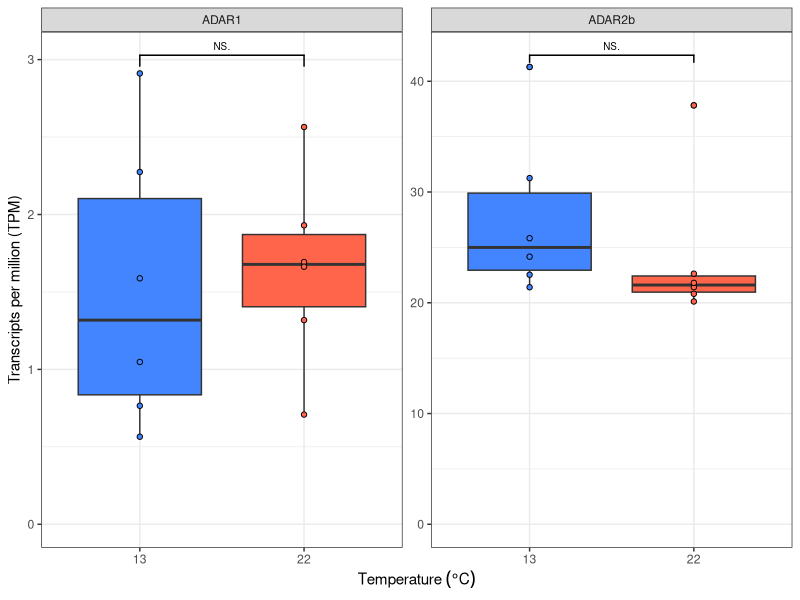
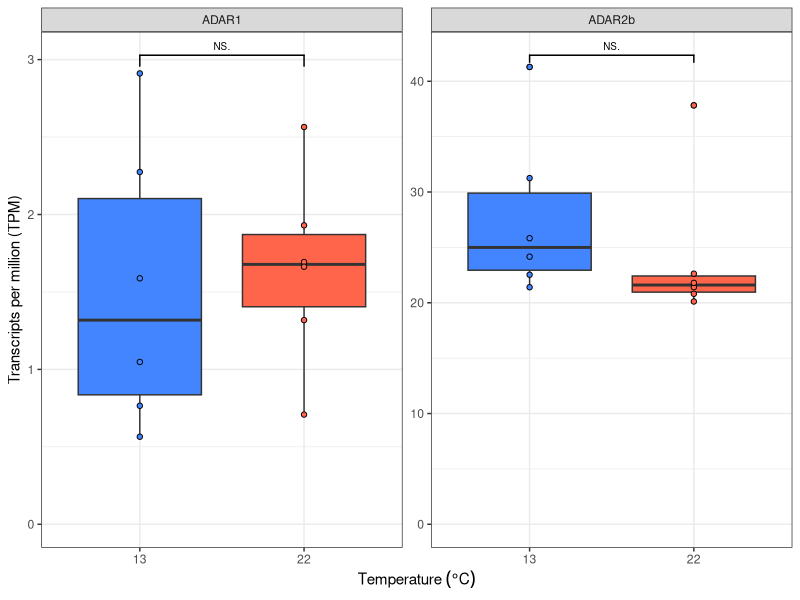

Recreate these plots in R, in order.
d = readxl::read_xlsx('Data/ADAR_Salmon_Temp2.xlsx')

d[grep('Cold', d$Sample), 'temp'] = 13
d[grep('Warm', d$Sample), 'temp'] = 22

d$temp = as.factor(d$temp)

library(ggplot2); library(ggsignif)
theme_set(theme_bw())

ggplot(d, aes(temp, TPM, fill = temp)) +
	geom_boxplot() +
	geom_point(shape = 21) +
	geom_signif(comparisons = list(1:2), test = 't.test', test.args = list(var.equal = TRUE), map_signif_level = c('****' = 0.0001, '***' = 0.001, '**' = 0.01, '*' = 0.05), color = 'black', textsize = 2.5) +
	scale_y_continuous(limits = c(0, NA)) +
	facet_wrap(~Enzyme, scales = 'free_y') +
	labs(x = expression(Temperature~(degree*C)), y = 'Transcripts per million (TPM)') +
	scale_fill_manual(values = c('#4385FF', '#FF654B')) +
	theme(legend.position = 'none')

summary(lm(TPM ~ temp, data = subset(d, Enzyme == 'ADAR1')))
summary(lm(TPM ~ temp, data = subset(d, Enzyme == 'ADAR2b')))

ggsave('FigS5.pdf', width = 3.5, height = 3)
